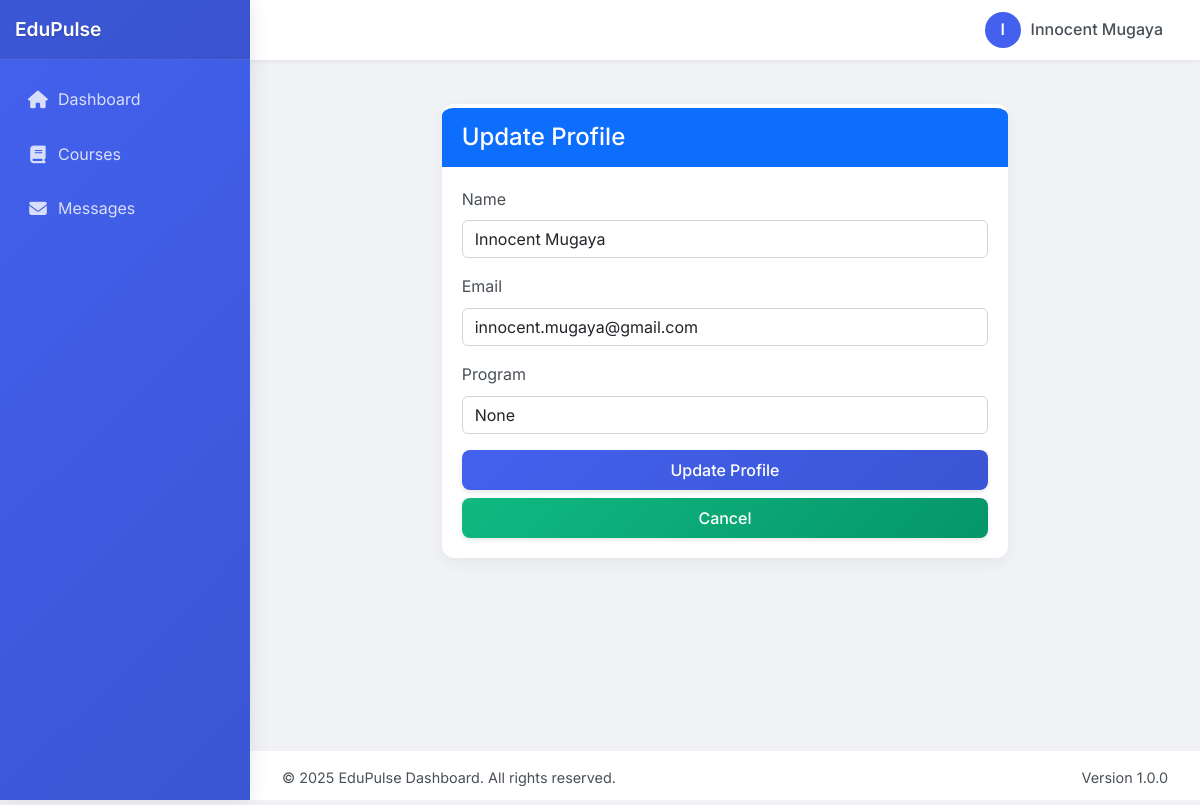
The page /update_profile (signed in) on the database its author committed.
### tables this page shows
CREATE TABLE students (
            id INTEGER PRIMARY KEY AUTOINCREMENT,
            name TEXT NOT NULL,
            email TEXT UNIQUE NOT NULL,
            enrollment_date TEXT,
            department TEXT
        , program TEXT, course TEXT);

### app.py (the view, shortened to what this page needs)
@app.route('/update_profile', methods=['GET', 'POST'])
def update_profile():
    if 'user_id' not in session:
        return redirect(url_for('login'))
    user_id = session['user_id']
    user_type = session['user_type']
    conn = get_db_connection()
    if user_type == 'student':
        user = conn.execute('SELECT * FROM students WHERE id = ?', (user_id,)).fetchone()
        table = 'students'
    elif user_type == 'lecturer':
        user = conn.execute('SELECT * FROM lecturers WHERE id = ?', (user_id,)).fetchone()
        table = 'lecturers'
    else:  # Admin
        user = None
        table = None
    conn.close()
    return render_template('update_profile.html', user=user, user_type=user_type)

### app.py (called while the page is built)
def get_db_connection():
    conn = sqlite3.connect('database/edupulse.db')
    conn.row_factory = sqlite3.Row
    return conn

### templates/update_profile.html (shortened to what this page needs)
{% extends 'base.html' %}
{% block content %}
<div class="container mt-4">
    <div class="row">
        <div class="col-md-8 offset-md-2">
            <div class="card">
                <div class="card-header bg-primary text-white">
                    <h4 class="mb-0">Update Profile</h4>
                </div>
                <div class="card-body">
                    <form method="post" class="needs-validation" novalidate>
                        <div class="mb-3">
                            <label for="name" class="form-label">Name</label>
                            <input type="text" class="form-control" id="name" name="name" value="{{ user.name }}" required>
                        </div>
                        <div class="mb-3">
                            <label for="email" class="form-label">Email</label>
                            <input type="email" class="form-control" id="email" name="email" value="{{ user.email }}" required>
                        </div>
                        {% if user_type == 'student' %}
                        <div class="mb-3">
                            <label for="program" class="form-label">Program</label>
                            <input type="text" class="form-control" id="program" name="program" value="{{ user.program }}" required>
                        </div>
                        {% elif user_type == 'lecturer' %}
                        <div class="mb-3">
                            <label for="department" class="form-label">Department</label>
                            <input type="text" class="form-control" id="department" name="department" value="{{ user.department }}" required>
                        </div>
                        {% endif %}
                        <div class="d-grid gap-2">
                            <button type="submit" class="btn btn-primary">Update Profile</button>
                            {% if user_type == 'student' %}
                            <a href="{{ url_for('student_dashboard') }}" class="btn btn-secondary">Cancel</a>
                            {% elif user_type == 'lecturer' %}
                            <a href="{{ url_for('lecturer_dashboard') }}" class="btn btn-secondary">Cancel</a>
                            {% else %}
                            <a href="{{ url_for('admin_dashboard') }}" class="btn btn-secondary">Cancel</a>
                            {% endif %}
                        </div>
                    </form>
                </div>
            </div>
        </div>
    </div>
</div>
{% endblock %}

### templates/base.html (shortened to what this page needs)
<!DOCTYPE html>
<html lang="en">
<head>
    <link href="https://cdn.jsdelivr.net/npm/bootstrap@5.2.3/dist/css/bootstrap.min.css" rel="stylesheet">
    <link rel="stylesheet" href="https://cdnjs.cloudflare.com/ajax/libs/font-awesome/6.4.0/css/all.min.css">
    <link rel="stylesheet" href="{{ url_for('static', filename='css/style.css') }}">
</head>
<body class="{% block body_class %}{% endblock %}">
    <div class="wrapper">
        <nav id="sidebar" class="sidebar">
            <div class="sidebar-header">
                <div class="logo">
                    <h1>EduPulse</h1>
                </div>
            </div>
            {% block sidebar_menu %}
            <ul class="sidebar-menu">
                <li class="menu-item {% if request.path == '/' or request.endpoint == 'student_dashboard' or request.endpoint == 'lecturer_dashboard' %}active{% endif %}">
                    <a href="/">
                        <i class="fas fa-home"></i>
                        <span>Dashboard</span>
                    </a>
                </li>
                <li class="menu-item {% if 'course' in request.path %}active{% endif %}">
                    <a href="/courses">
                        <i class="fas fa-book"></i>
                        <span>Courses</span>
                    </a>
                </li>
                {% if session.get('user_type') == 'student' or session.get('user_type') == 'lecturer' %}
                <li class="menu-item {% if 'messages' in request.path %}active{% endif %}">
                    <a href="{{ url_for('view_messages') }}">
                        <i class="fas fa-envelope"></i>
                        <span>Messages</span>
                    </a>
                </li>
                {% endif %}
            </ul>
            {% endblock %}
        </nav>
        <div id="content" class="content">
            <nav class="navbar navbar-expand-lg navbar-light">
                <div class="container-fluid">
                    <div class="ms-auto d-flex align-items-center">
                        {% if session.get('user_id') %}
                        <div class="user-menu dropdown">
                            <a class="dropdown-toggle" href="#" role="button" id="userDropdown" data-bs-toggle="dropdown" aria-expanded="false">
                                <div class="avatar">{{ session.get('name', 'User')[0] | upper }}</div>
                                <span class="user-name d-none d-md-inline">{{ session.get('name', 'User') }}</span>
                            </a>
                        </div>
                        {% endif %}
                    </div>
                </div>
            </nav>
            <main class="main-content">
                <div class="container-fluid">
                    {% block content %}{% endblock %}
                </div>
            </main>
            <footer class="footer">
                <div class="container-fluid">
                    <div class="row">
                        <div class="col-md-6">
                            <p>&copy; 2025 EduPulse Dashboard. All rights reserved.</p>
                        </div>
                        <div class="col-md-6 text-md-end">
                            <p>Version 1.0.0</p>
                        </div>
                    </div>
                </div>
            </footer>
        </div>
    </div>
</body>
</html>

### static/css/style.css (style rules this page uses)
:root { --primary: #4361ee; --primary-dark: #3a56d4; --primary-light: #eef2ff; --secondary: #10b981; --secondary-dark: #059669; --secondary-light: #ecfdf5; --accent: #f43f5e; --accent-light: #fff1f2; --purple: #8b5cf6; --purple-dark: #7c3aed; --purple-light: #f5f3ff; --orange: #f97316; --orange-dark: #ea580c; --orange-light: #fff7ed; --light: #f8f9fa; --dark: #212529; --text: #495057; --text-light: #6c757d; --background: #f0f2f5; --card-bg: #ffffff; --success: #10b981; --warning: #f59e0b; --danger: #ef4444; --info: #3b82f6; --sidebar-width: 250px; --sidebar-collapsed: 70px; --header-height: 60px; --footer-height: 50px; --student-color: #4361ee; --lecturer-color: #8b5cf6; --admin-color: #10b981; --primary-gradient: linear-gradient(135deg, #4361ee 0%, #3a56d4 100%); --secondary-gradient: linear-gradient(135deg, #10b981 0%, #059669 100%); --purple-gradient: linear-gradient(135deg, #8b5cf6 0%, #7c3aed 100%); --orange-gradient: linear-gradient(135deg, #f97316 0%, #ea580c 100%); }
* { margin: 0; padding: 0; box-sizing: border-box; }
body { font-family: 'Inter', 'Segoe UI', Arial, sans-serif; background-color: var(--background); color: var(--text); line-height: 1.6; font-size: 16px; overflow-x: hidden; }
a { color: var(--primary); text-decoration: none; }
.wrapper { display: flex; width: 100%; min-height: 100vh; background-color: var(--background); }
.sidebar { width: var(--sidebar-width); position: fixed; top: 0; left: 0; height: 100vh; z-index: 999; background: var(--primary-gradient); color: #fff; transition: all 0.3s; box-shadow: 0 0 20px rgba(0, 0, 0, 0.1); }
.sidebar-header { padding: 15px; background: rgba(0, 0, 0, 0.1); display: flex; align-items: center; justify-content: space-between; height: var(--header-height); border-bottom: 1px solid rgba(255, 255, 255, 0.1); }
.logo { display: flex; align-items: center; }
.logo h1 { font-size: 1.2rem; font-weight: 600; margin: 0; color: #fff; text-shadow: 0 1px 2px rgba(0, 0, 0, 0.2); }
.sidebar-menu { padding: 15px 0; list-style: none; }
.menu-item { margin-bottom: 5px; position: relative; }
.menu-item a { padding: 12px 20px; display: flex; align-items: center; color: rgba(255, 255, 255, 0.8); transition: all 0.2s; border-radius: 6px; margin: 0 8px; }
.menu-item i { margin-right: 10px; width: 20px; text-align: center; font-size: 1.1rem; }
.content { width: calc(100% - var(--sidebar-width)); min-height: 100vh; transition: all 0.3s; position: absolute; top: 0; right: 0; display: flex; flex-direction: column; }
.navbar { background: #fff; box-shadow: 0 2px 4px rgba(0, 0, 0, 0.05); height: var(--header-height); padding: 0 20px; }
.user-menu { display: flex; align-items: center; }
.avatar { width: 36px; height: 36px; border-radius: 50%; background: var(--primary); color: white; display: flex; align-items: center; justify-content: center; font-weight: 600; margin-right: 10px; }
.user-name { font-weight: 500; margin-right: 5px; }
.dropdown-toggle { display: flex; align-items: center; color: var(--text); }
.dropdown-toggle::after { display: none; }
.main-content { padding: 20px; flex: 1; background-color: var(--background); }
.card { border-radius: 12px; box-shadow: 0 5px 15px rgba(0, 0, 0, 0.05); border: none; border-top: 4px solid transparent; transition: all 0.3s; margin-bottom: 20px; overflow: hidden; }
.card-header { padding: 15px 20px; background-color: var(--card-bg); border-bottom: 1px solid rgba(0, 0, 0, 0.05); }
.card-body { padding: 20px; }
.footer { padding: 15px 20px; background: #fff; border-top: 1px solid rgba(0, 0, 0, 0.05); height: var(--footer-height); font-size: 0.9rem; color: var(--text); }
.btn { border-radius: 8px; padding: 8px 16px; font-weight: 500; transition: all 0.3s; border: none; box-shadow: 0 2px 5px rgba(0, 0, 0, 0.1); }
.btn-primary { background: var(--primary-gradient); color: white; }
.btn-secondary { background: var(--secondary-gradient); color: white; }
.card-header { background-color: rgba(var(--primary-rgb), 0.05); border-bottom: 1px solid rgba(var(--primary-rgb), 0.1); }
.profile-card, .card { animation: fadeIn 0.5s ease forwards; }

### rows shown on the page
students: get "Innocent Mugaya", name "Innocent Mugaya", email "innocent.mugaya@gmail.com"

### other values the page prints
{{ session.get('name', 'User')[0] | upper }} "I"
